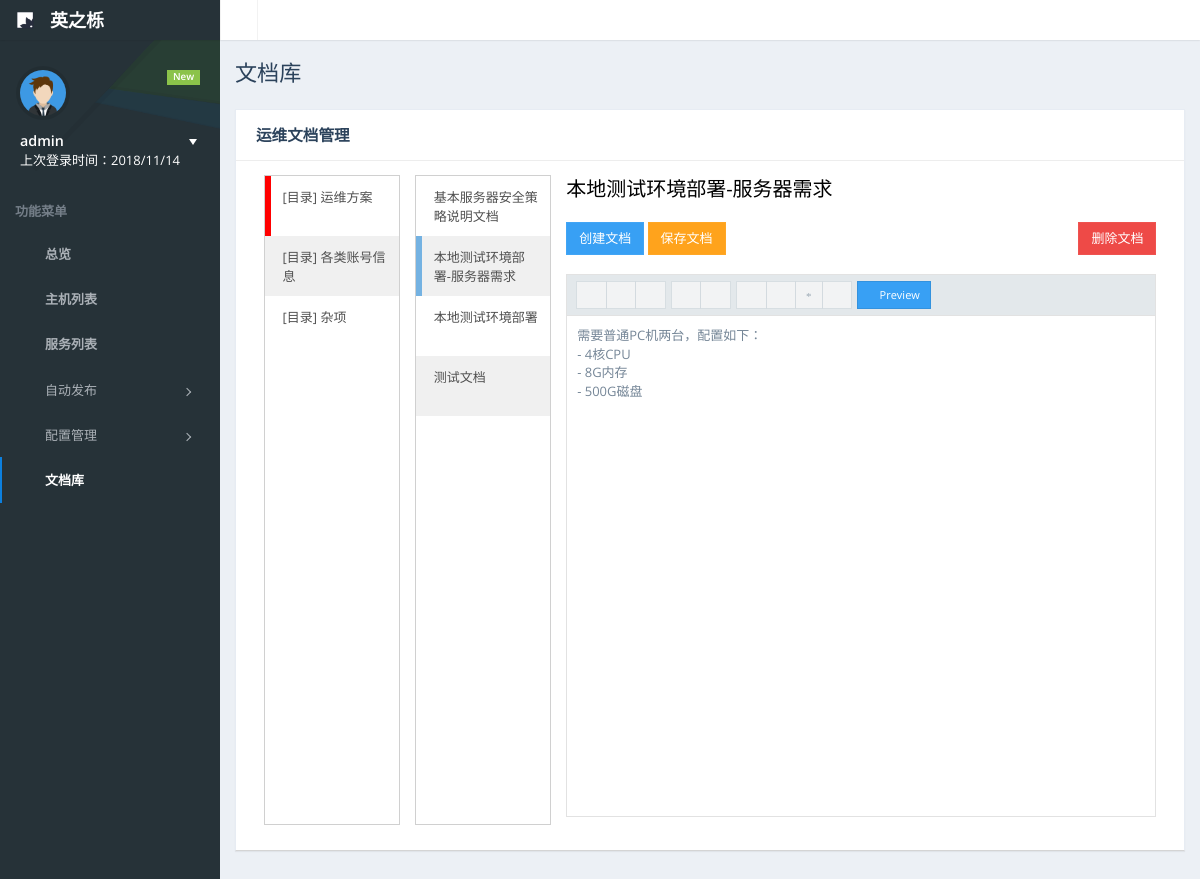
The app's page /documents/1-2 (signed in) with its own data.
### hostmanager/models.py (models this page shows)
class DocumentDir(models.Model):                          # 文档目录表
    dirname = models.CharField(max_length=256)

class Documents(models.Model):                            # 文档表
    docname = models.CharField(max_length=256)
    doc = models.TextField(max_length=4096)
    is_delete = models.BooleanField(default=False)        # 文档状态，false未删除，true已删除
    auther = models.ForeignKey(SystemUser)
    docdir = models.ForeignKey(DocumentDir)

### hostmanager/views.py (the view)
# urls.py: url(r'^documents/(?P<docnumber>.*)', views.Doc.as_view()),
class Doc(views.View):
    @method_decorator(auth_check)
    def get(self, request, docnumber, *args, **kwargs):
        msg = {}
        user = request.session.get('user', '游客')
        msg.update({'user': user})
        if not docnumber:
            docdir = models.DocumentDir.objects.filter()[0]
            doc = models.Documents.objects.filter(is_delete=False)[0]
            return redirect('/documents/{}-{}'.format(docdir.id, doc.id))
        docdirlist = models.DocumentDir.objects.filter()
        doc = []
        for i in docdirlist:
            doc.append([i, models.Documents.objects.filter(docdir=i, is_delete=False)])
        docview = models.Documents.objects.get(id=docnumber.split('-')[1])
        return render(request, 'document.html', {'msg': msg, 'docdirlist': docdirlist, 'doc': doc, 'docview': docview})

### hostmanager/views.py (called while the page is built)
def auth_check(func):
    def inner(request, *args, **kwargs):
        is_auth = request.session.get('is_auth', False)
        if not is_auth:
            request.session['redirect_target'] = request.path
            return redirect("/login")
        else:
            return func(request, *args, **kwargs)
    return inner

### templates/document.html (shortened to what this page needs)
{% extends "base.html" %}
{% block css_js %}
    <link href="/static/plugins/datatables/media/css/dataTables.bootstrap.css" rel="stylesheet">
	<link href="/static/plugins/datatables/extensions/Responsive/css/dataTables.responsive.css" rel="stylesheet">
    <link href="/static/plugins/chosen/chosen.min.css" rel="stylesheet">
    <link href="/static/plugins/fooTable/demos/css/bootstrap-glyphicons.css" rel="stylesheet">
    <link href="/static/plugins/bootstrap-markdown/css/bootstrap-markdown.min.css" rel="stylesheet">
{% endblock %}
{% block active-link-li-6 %}
    class="active-link"
{% endblock %}
{% block content-container %}
    <div id="page-title">
        <h1 class="page-header text-overflow">文档库</h1>
    </div>
    <div id="page-content">
        <div class="panel">
            <div class="panel-heading">
                <h3 class="panel-title">运维文档管理</h3>
            </div>
            <div class="panel-body">
                <div class="col-sm-2">
                    <div class="docdirbox">
                        <ul class="doclist">
                            {% for docdir in docdirlist %}
                                <li><a href="javascript:void(0);" id="{{ docdir.id }}">{{ docdir.dirname }}</a></li>
                            {% endfor %}
                        </ul>
                    </div>
                </div>
                <div class="col-sm-2">
                    <div class="docbox">
                        {% for i in doc %}
                            <ul class="doclist" style="display: none" id="{{ i.0.id }}">
                            {% for j in i.1 %}
                                <li><a href="/documents/{{ i.0.id }}-{{ j.id }}" id="{{ j.id }}">{{ j.docname }}</a></li>
                            {% endfor %}
                            </ul>
                        {% endfor %}
                    </div>
                </div>
                <div class="col-sm-8">
                    <div style="font-size: 20px; color: #000000">{{ docview.docname }}</div>
                    <br/>
                    <button id="createbuttom" class="btn btn-primary">创建文档</button>
                    <button id="savebuttom" class="btn btn-warning">保存文档</button>
                    <button id="deletebuttom" class="btn btn-danger" style="float: right">删除文档</button>
                    <br/>
                    <br/>
                </div>
            </div>
        </div>
    </div>
{% endblock %}

### records on screen
DocumentDir: dirname "[目录] 运维方案"
DocumentDir: dirname "[目录] 各类账号信息"
DocumentDir: dirname "[目录] 杂项"
Documents: docname "基本服务器安全策略说明文档"
Documents: docname "本地测试环境部署-服务器需求"
Documents: docname "本地测试环境部署"
Documents: docname "测试文档"

### other values on screen
{{ msg.user }} "admin"
